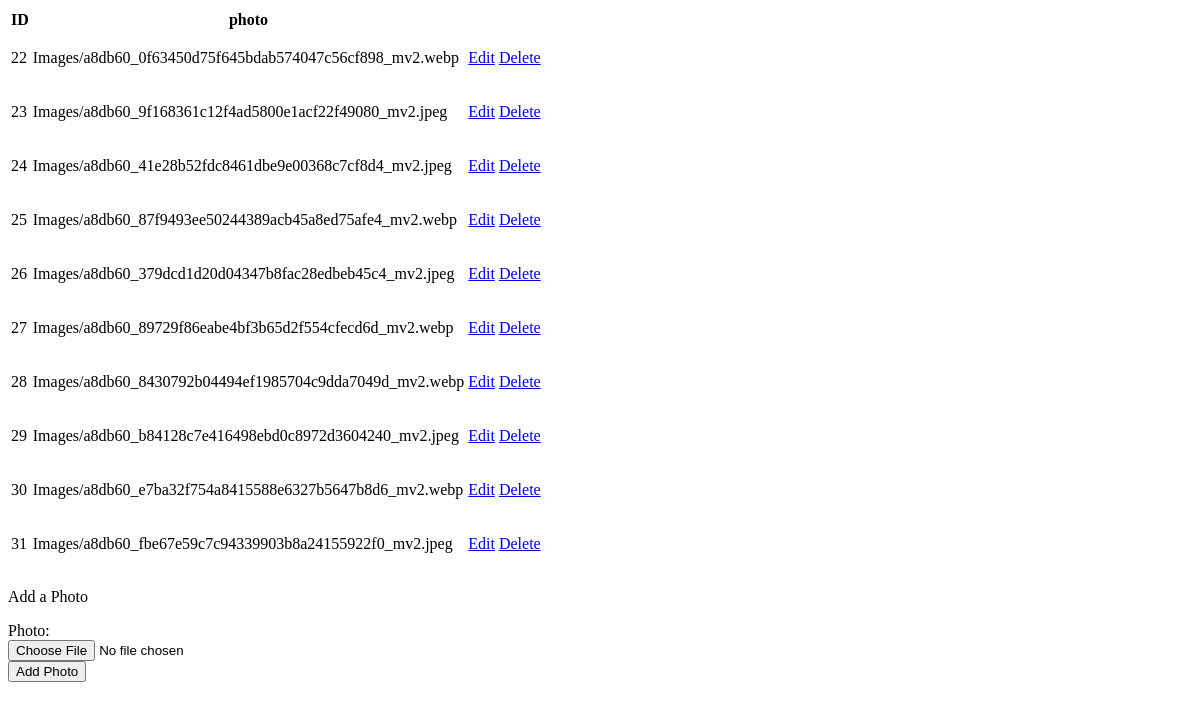
The page /admin/portfolio/index.php on the database as committed earlier.
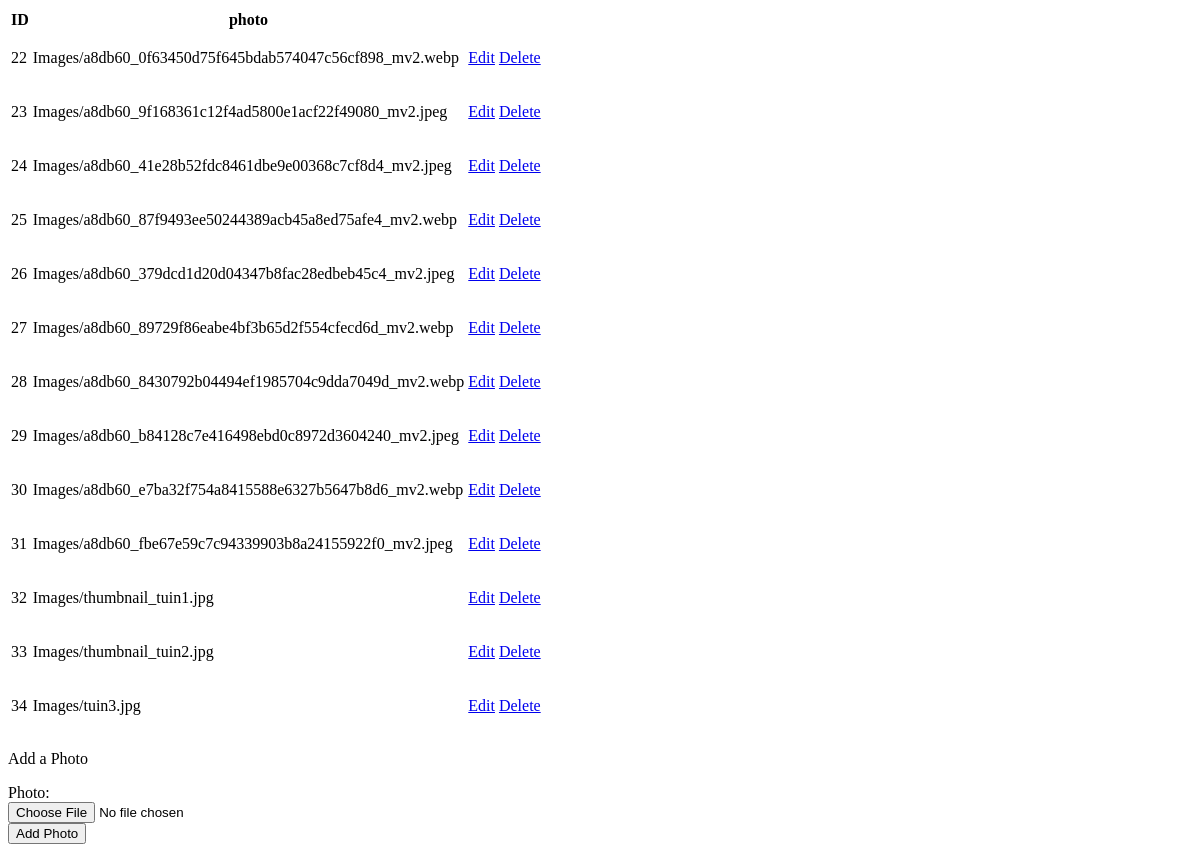
The same page on the database as committed later.
### tables this page shows
CREATE TABLE `portfolio` (
  `id` int NOT NULL,
  `photo` varchar(1000) NOT NULL
);

### admin/portfolio/index.php (the view, shortened to what this page needs)
<!DOCTYPE html>
<html lang="en">
<head>
</head>
<body>
  <table>
    <thead>
      <tr>
        <th>ID</th>
        <th>photo</th>
      </tr>
    </thead>
    <tbody>
      <?php
      $sql = "SELECT id, photo FROM portfolio;";
      include_once '../../connection.php';
      $liqry = $conn->prepare($sql);
      if ($liqry === false) {
        echo mysqli_error($conn);
      } else {
        if ($liqry->execute()) {
          $liqry->bind_result($id, $photo);
          while ($liqry->fetch()) {
      ?>
            <tr>
              <td><?= $id ?></td>
              <td><p><?= $photo; ?></p></td>
              <td><a href='editingPicture.php?id=<?= $id ?>'>Edit</a></td>
              <td><a href='deletePicture.php?id=<?= $id ?>'>Delete</a></td>
            </tr>
      <?php
          }
        }
      }
      ?>
    </tbody>
  </table>
  <div class="addPhoto">
    <p>Add a Photo</p>
    <form action="addPicture.php" method="post" enctype="multipart/form-data">
      <label for="photo">Photo:</label><br>
      <input type="file" id="photo" name="photo" required><br>
      <input type="submit" value="Add Photo">
    </form>
  </div>
</body>
</html>

Rows that differ between the two databases and show on the page:
added portfolio: id "32", photo "Images/thumbnail_tuin1.jpg"
added portfolio: id "33", photo "Images/thumbnail_tuin2.jpg"
added portfolio: id "34", photo "Images/tuin3.jpg"
